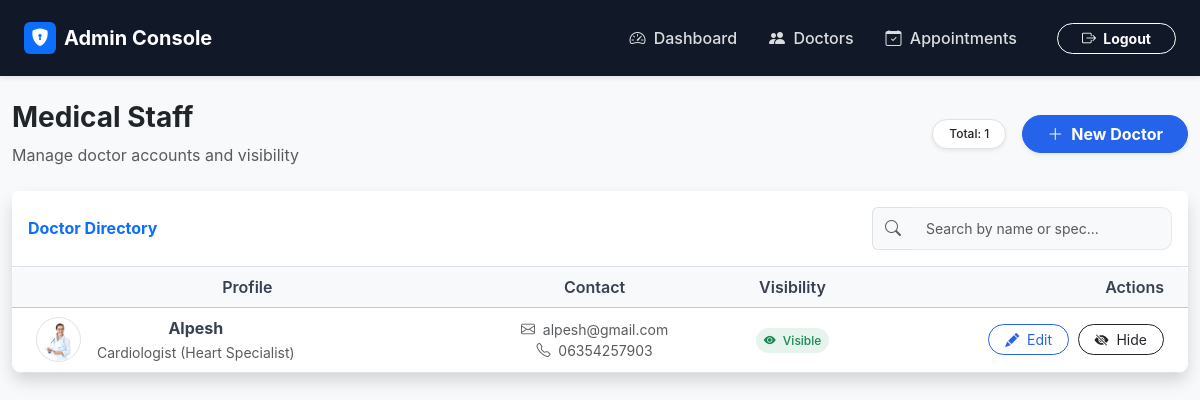
The page /admin/doctors.php (signed in) on the database as committed earlier.
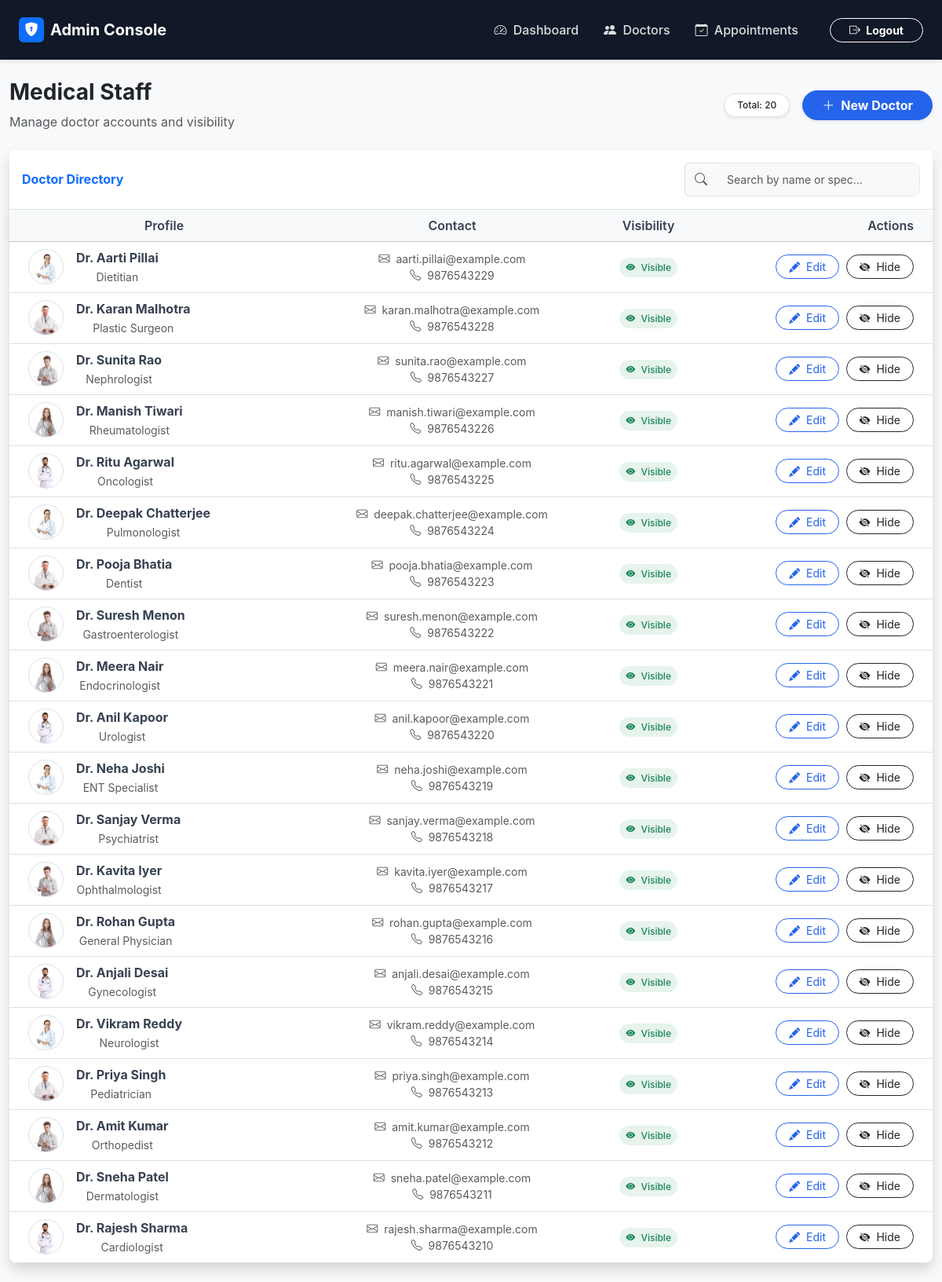
The same page on the database as committed later.
### tables this page shows
CREATE TABLE `doctors` (
  `id` int(11) NOT NULL,
  `name` varchar(100) NOT NULL,
  `specialization` varchar(100) NOT NULL,
  `email` varchar(100) DEFAULT NULL,
  `phone` varchar(15) DEFAULT NULL,
  `password` varchar(255) NOT NULL,
  `profile_image` varchar(255) DEFAULT NULL,
  `consultation_fee` decimal(10,2) NOT NULL DEFAULT 0.00,
  `status` tinyint(4) DEFAULT 1
);

### admin/doctors.php (the view, shortened to what this page needs)
<?php
include "../includes/db.php";
$result = mysqli_query($conn, "SELECT * FROM doctors ORDER BY id DESC");
$total_doctors = mysqli_num_rows($result);
?>
<?php include "../includes/admin-header.php"; ?>
<div class="container">
    <div class="d-flex justify-content-between align-items-center mb-4">
        <div>
            <h3 class="fw-bold text-dark">Medical Staff</h3>
            <p class="text-muted mb-0">Manage doctor accounts and visibility</p>
        </div>
        <div class="d-flex gap-3 align-items-center">
            <span class="badge bg-white text-dark border px-3 py-2 shadow-sm rounded-pill">
                Total: <?php echo $total_doctors; ?>
            </span>
            <button class="btn btn-primary rounded-pill px-4 shadow-sm fw-bold" data-bs-toggle="modal" data-bs-target="#addModal">
                <i class="bi bi-plus-lg me-2"></i>New Doctor
            </button>
        </div>
    </div>
    <div class="card shadow border-0">
        <div class="card-header bg-white p-3 border-bottom d-flex justify-content-between align-items-center">
            <h6 class="mb-0 text-primary fw-bold">Doctor Directory</h6>
            <div style="width: 300px;">
                <div class="input-group">
                    <span class="input-group-text bg-light border-end-0"><i class="bi bi-search text-muted"></i></span>
                    <input type="text" id="doctorSearch" class="form-control bg-light border-start-0" placeholder="Search by name or spec...">
                </div>
            </div>
        </div>
        <div class="table-responsive">
            <table class="table table-hover align-middle mb-0">
                <thead class="table-light">
                    <tr>
                        <th class="ps-4">Profile</th>
                        <th>Contact</th>
                        <th>Visibility</th>
                        <th class="text-end pe-4">Actions</th>
                    </tr>
                </thead>
                <tbody id="doctorTableBody">
                <?php
                if ($total_doctors > 0) {
                    $imgIndex = 1;
                    while ($row = mysqli_fetch_assoc($result)) {
                        $img = "../assets/images/doctors/doc" . (($imgIndex % 5) + 1) . ".png";
                        $imgIndex++;
                ?>
                    <tr class="doctor-row">
                        <td class="ps-4">
                            <div class="d-flex align-items-center">
                                <img src="<?php echo $img; ?>" class="rounded-circle me-3 border" width="45" height="45" style="object-fit:cover;">
                                <div>
                                    <div class="fw-bold doctor-name"><?php echo $row['name']; ?></div>
                                    <small class="text-muted doctor-spec"><?php echo $row['specialization']; ?></small>
                                </div>
                            </div>
                        </td>
                        <td>
                            <small class="d-block text-muted"><i class="bi bi-envelope me-1"></i> <?php echo $row['email']; ?></small>
                            <small class="d-block text-muted"><i class="bi bi-telephone me-1"></i> <?php echo $row['phone']; ?></small>
                        </td>
                        <td>
                            <?php if($row['status'] == 1) { ?>
                                <span class="badge bg-success bg-opacity-10 text-success rounded-pill px-2">
                                    <i class="bi bi-eye-fill me-1"></i> Visible
                                </span>
                            <?php } else { ?>
                                <span class="badge bg-secondary bg-opacity-10 text-secondary rounded-pill px-2">
                                    <i class="bi bi-eye-slash-fill me-1"></i> Hidden
                                </span>
                            <?php } ?>
                        </td>
                        <td class="text-end pe-4">
                            <button class="btn btn-sm btn-outline-primary rounded-pill me-1 edit-btn px-3"
                                    data-bs-toggle="modal" data-bs-target="#editModal"
                                    data-id="<?php echo $row['id']; ?>"
                                    data-name="<?php echo $row['name']; ?>"
                                    data-spec="<?php echo htmlspecialchars($row['specialization']); ?>"
                                    data-email="<?php echo $row['email']; ?>"
                                    data-phone="<?php echo $row['phone']; ?>">
                                <i class="bi bi-pencil-fill me-1"></i> Edit
                            </button>
                            <?php if($row['status'] == 1) { ?>
                                <a href="?toggle=<?php echo $row['id']; ?>" class="btn btn-sm btn-outline-dark rounded-pill px-3" title="Hide Doctor">
                                    <i class="bi bi-eye-slash-fill me-1"></i> Hide
                                </a>
                            <?php } else { ?>
                                <a href="?toggle=<?php echo $row['id']; ?>" class="btn btn-sm btn-outline-success rounded-pill px-3" title="Show Doctor">
                                    <i class="bi bi-eye-fill me-1"></i> Show
                                </a>
                            <?php } ?>
                        </td>
                    </tr>
                <?php } } else { ?>
                    <tr><td colspan="4" class="text-center py-5 text-muted">No doctors found.</td></tr>
                <?php } ?>
                </tbody>
            </table>
        </div>
    </div>
</div>
<?php include "../includes/footer.php"; ?>

### includes/admin-header.php (shortened to what this page needs)
<!DOCTYPE html>
<html lang="en">
<head>
    <link href="https://cdn.jsdelivr.net/npm/bootstrap@5.3.3/dist/css/bootstrap.min.css" rel="stylesheet">
    <link href="https://cdn.jsdelivr.net/npm/bootstrap-icons@1.11.3/font/bootstrap-icons.min.css" rel="stylesheet">
    <link rel="stylesheet" href="../assets/css/react-theme.css">
</head>
<body>
    <nav class="navbar navbar-expand-lg navbar-dark shadow-sm py-3" style="background-color: #111827 !important;">
        <div class="container-fluid px-4">
            <a class="navbar-brand fw-bold d-flex align-items-center" href="dashboard.php">
                <span class="bg-primary text-white rounded p-1 me-2 d-flex align-items-center justify-content-center" style="width: 32px; height: 32px;">
                    <i class="bi bi-shield-lock-fill small"></i>
                </span>
                Admin Console
            </a>
            <div class="collapse navbar-collapse" id="adminNav">
                <ul class="navbar-nav ms-auto align-items-center gap-3">
                    <li class="nav-item">
                        <a class="nav-link" href="dashboard.php"><i class="bi bi-speedometer2 me-1"></i> Dashboard</a>
                    </li>
                    <li class="nav-item">
                        <a class="nav-link" href="doctors.php"><i class="bi bi-people-fill me-1"></i> Doctors</a>
                    </li>
                    <li class="nav-item">
                        <a class="nav-link" href="appointments.php"><i class="bi bi-calendar-check me-1"></i> Appointments</a>
                    </li>
                    <li class="nav-item ms-lg-3">
                        <a href="logout.php" class="btn btn-outline-danger btn-sm rounded-pill px-4 fw-bold text-white border-white">
                            <i class="bi bi-box-arrow-right me-1"></i> Logout
                        </a>
                    </li>
                </ul>
            </div>
        </div>
    </nav>
    <main class="py-4">

### includes/footer.php (shortened to what this page needs)
</main>
</body>
</html>

### assets/css/react-theme.css (style rules this page uses)
:root { --primary: #2563eb; --primary-dark: #1e40af; --bg-main: #f5f7fb; --bg-card: #ffffff; --text-dark: #1f2937; --text-muted: #6b7280; --border-light: #e5e7eb; }
body { margin: 0; font-family: "Inter", "Segoe UI", Arial, sans-serif; background-color: var(--bg-main); color: var(--text-dark); }
.container { max-width: 1200px; }
.card { background: var(--bg-card); border-radius: 12px; border: 1px solid var(--border-light); box-shadow: 0 10px 25px rgba(0, 0, 0, 0.04); }
.btn-primary { background-color: var(--primary); border-color: var(--primary); border-radius: 10px; font-weight: 500; }
.btn-outline-primary { color: var(--primary); border-color: var(--primary); border-radius: 10px; }
.form-control, .form-select { border-radius: 10px; border: 1px solid var(--border-light); padding: 10px 14px; font-size: 14px; }
.table { background: #fff; border-radius: 10px; overflow: hidden; }
.table thead { background-color: #f1f3f9; }
.table th { font-weight: 600; color: #374151; text-align: center; }
.table td { text-align: center; vertical-align: middle; color: #374151; }
.badge { padding: 6px 10px; font-size: 12px; border-radius: 20px; font-weight: 500; }
.navbar { background: #ffffff !important; border-bottom: 1px solid var(--border-light); }
.navbar-brand { font-weight: 600; color: var(--primary) !important; }
a { text-decoration: none; color: var(--primary); }

### includes/admin-header.php (style rules this page uses)
body { background-color: #f8f9fa; }
.navbar-nav .nav-link { color: #ffffff !important; font-weight: 500; font-size: 1rem; padding: 10px 15px; transition: 0.2s; opacity: 0.85; }
.navbar-brand { color: #ffffff !important; }

Rows that differ between the two databases and show on the page:
removed doctors: name "Alpesh", specialization "Cardiologist (Heart Specialist)", email "alpesh@gmail.com", phone "06354257903", status 1 (drawn)
added doctors: name "Dr. Aarti Pillai", specialization "Dietitian", email "aarti.pillai@example.com", phone "9876543229", status 1 (drawn)
added doctors: name "Dr. Karan Malhotra", specialization "Plastic Surgeon", email "karan.malhotra@example.com", phone "9876543228", status 1 (drawn)
added doctors: name "Dr. Sunita Rao", specialization "Nephrologist", email "sunita.rao@example.com", phone "9876543227", status 1 (drawn)
added doctors: name "Dr. Manish Tiwari", specialization "Rheumatologist", email "manish.tiwari@example.com", phone "9876543226", status 1 (drawn)
added doctors: name "Dr. Ritu Agarwal", specialization "Oncologist", email "ritu.agarwal@example.com", phone "9876543225", status 1 (drawn)
added doctors: name "Dr. Deepak Chatterjee", specialization "Pulmonologist", email "deepak.chatterjee@example.com", phone "9876543224", status 1 (drawn)
added doctors: name "Dr. Pooja Bhatia", specialization "Dentist", email "pooja.bhatia@example.com", phone "9876543223", status 1 (drawn)
added doctors: name "Dr. Suresh Menon", specialization "Gastroenterologist", email "suresh.menon@example.com", phone "9876543222", status 1 (drawn)
added doctors: name "Dr. Meera Nair", specialization "Endocrinologist", email "meera.nair@example.com", phone "9876543221", status 1 (drawn)
added doctors: name "Dr. Anil Kapoor", specialization "Urologist", email "anil.kapoor@example.com", phone "9876543220", status 1 (drawn)
added doctors: name "Dr. Neha Joshi", specialization "ENT Specialist", email "neha.joshi@example.com", phone "9876543219", status 1 (drawn)
added doctors: name "Dr. Sanjay Verma", specialization "Psychiatrist", email "sanjay.verma@example.com", phone "9876543218", status 1 (drawn)
added doctors: name "Dr. Kavita Iyer", specialization "Ophthalmologist", email "kavita.iyer@example.com", phone "9876543217", status 1 (drawn)
added doctors: name "Dr. Rohan Gupta", specialization "General Physician", email "rohan.gupta@example.com", phone "9876543216", status 1 (drawn)
added doctors: name "Dr. Anjali Desai", specialization "Gynecologist", email "anjali.desai@example.com", phone "9876543215", status 1 (drawn)
added doctors: name "Dr. Vikram Reddy", specialization "Neurologist", email "vikram.reddy@example.com", phone "9876543214", status 1 (drawn)
added doctors: name "Dr. Priya Singh", specialization "Pediatrician", email "priya.singh@example.com", phone "9876543213", status 1 (drawn)
added doctors: name "Dr. Amit Kumar", specialization "Orthopedist", email "amit.kumar@example.com", phone "9876543212", status 1 (drawn)
added doctors: name "Dr. Sneha Patel", specialization "Dermatologist", email "sneha.patel@example.com", phone "9876543211", status 1 (drawn)
added doctors: name "Dr. Rajesh Sharma", specialization "Cardiologist", email "rajesh.sharma@example.com", phone "9876543210", status 1 (drawn)
Other text that changed with them:
$total_doctors: "1" → "20"
